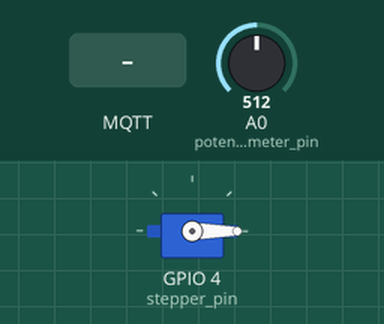
Simulated run of this sketch. Board: ESP8266 (NodeMCU). Parts: servo. The test bench sets the inputs (shaded band); at power-on: A0 (potentiometer_pin) = 512. WiFi joins after 1.5 s; servers stay silent unless stated; no MQTT or app messages arrive unless stated.

Above: at 5.2 s.
5.3 s: MQTT message "90" arrives on the first subscribed topic
At 6.0 s:
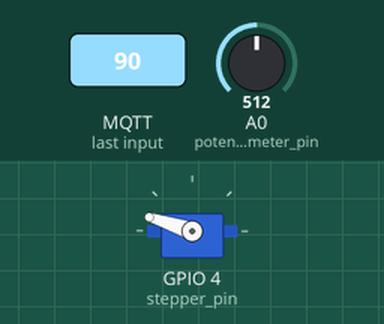
6.8 s: MQTT message "stepper" arrives on the first subscribed topic
At 7.1 s:
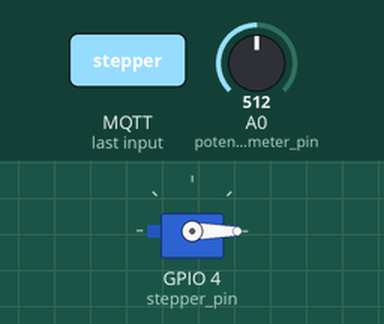
8.3 s: MQTT message "200" arrives on the first subscribed topic
At 9.5 s:
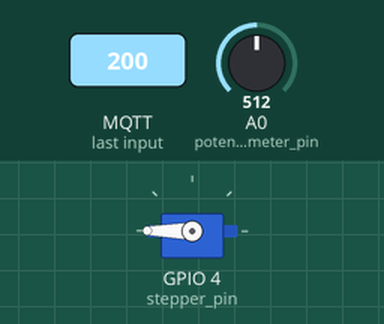
Timing chart, 0 to 11.3 s (numbered marks = the images above; inputs shaded):
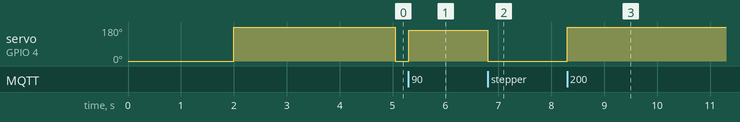

Measured:
- after the input at 5.3 s, servo on GPIO 4 (stepper_pin): 0° → 162° at once
- after the input at 6.8 s, servo on GPIO 4 (stepper_pin): 162° → 0° at once
- after the input at 8.3 s, servo on GPIO 4 (stepper_pin): 0° → 180° at once

The sketch:

ArduinoPotentiometerServo.ino
```cpp
// Code for ArduinoPotentiometerServo
#include <ESP8266WiFi.h>
const char* WifiSSID = "MiFibra-9504";
const char* Wifipassword = "2HoPcrad";

WiFiClient espClient;

bool first_loop = true;

// Initial code for potentiometer

const int potentiometer_pin = A0;
const int potentiometer_max_value =1024.0;
const int potentiometer_min_value =0.0;
const int potentiometer_max_range =100.0;
const int potentiometer_min_range =0.0;
float potentiometer_value = 0;
float potentiometer_value_old = 0;


// Initial code for stepper

#include <Servo.h>
const int stepper_pin = 4;
float stepper_value = 0;
const float stepper_max_value = 100.0;
Servo stepper;

#include <PubSubClient.h>
PubSubClient client(espClient);
const char* mqttServer = "192.168.1.31";
const int mqttPort = 1883;

void MqttCallBack(char topic[], byte payload[], unsigned int length) {
	String topic_id = String(topic);
	String message = "";
	for (int i = 0; i < length; i++) {
		message += String((char)payload[i]);}
	if (topic_id.equals("stepper")) {
		stepper_value = message.toFloat();
	}else  if(topic_id.equals("ArduinoPotentiometerServo/status") && message.toFloat() > 0){
		sendData(0,"ArduinoPotentiometerServo/status");
	}else if(topic_id.equals("ArduinoPotentiometerServo/status") && message.toFloat() > 1){
		sendData(potentiometer_value,"potentiometer");
}}

void setup(){

	Serial.begin(9600);

	WiFi.begin(WifiSSID, Wifipassword);

	client.setServer(mqttServer, mqttPort);
	client.setCallback(MqttCallBack);


// Setup code for potentiometer
	pinMode(potentiometer_pin,INPUT);


	// Setup code for stepper

	stepper.attach(stepper_pin);

  stepper.write(0);
  delay(2000);
  stepper.write(180);
  delay(2000);
}

void sendData(float newValue, String id){
	char buffer[10];
	dtostrf(newValue, 4, 2, buffer);
	client.publish(id.c_str(), buffer);
}

void inputData(float newValue, float oldValue, String id, bool force){
	if (force || newValue != oldValue) {
		sendData(newValue, id);
		}
}

void loop(){

	if (!client.connected()) {connect();}

	client.loop();


	// Loop code for potentiometer

	potentiometer_value = (float)(analogRead(potentiometer_pin) - potentiometer_min_value) / (float)(potentiometer_max_value - potentiometer_min_value) * (potentiometer_max_range - potentiometer_min_range) + potentiometer_min_range;
	inputData(potentiometer_value,potentiometer_value_old, "potentiometer", first_loop);
	potentiometer_value_old = potentiometer_value;


	// Loop code for stepper

	stepper.write(stepper_value / stepper_max_value * 180);
	first_loop = false;
}
void connect() {
	while (!client.connected()) {
		client.connect("ArduinoPotentiometerServo");
		delay(1000);
	}
	client.subscribe("stepper");
	client.loop();
	client.subscribe("ArduinoPotentiometerServo/status");
}
```
